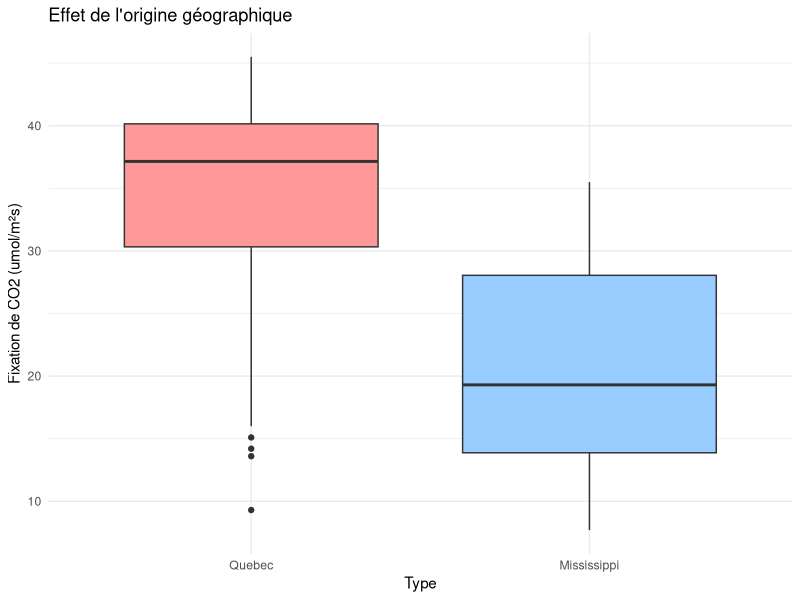
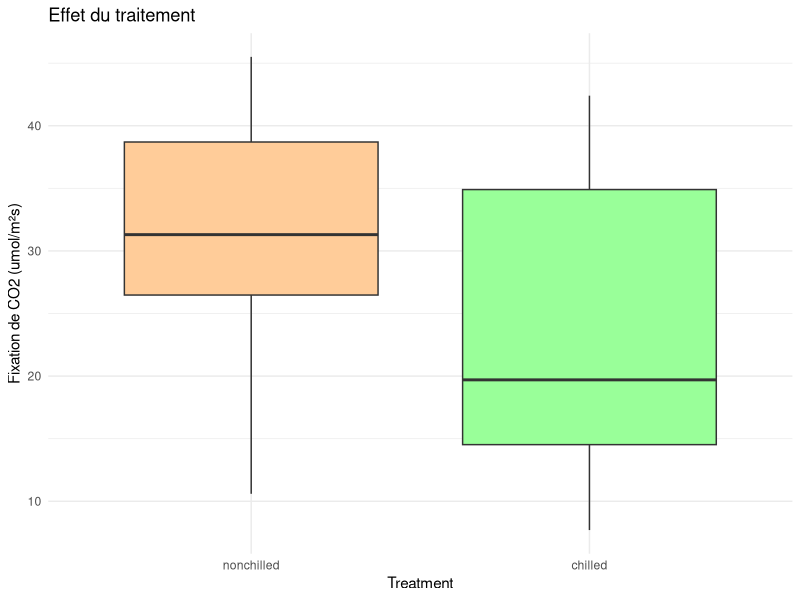
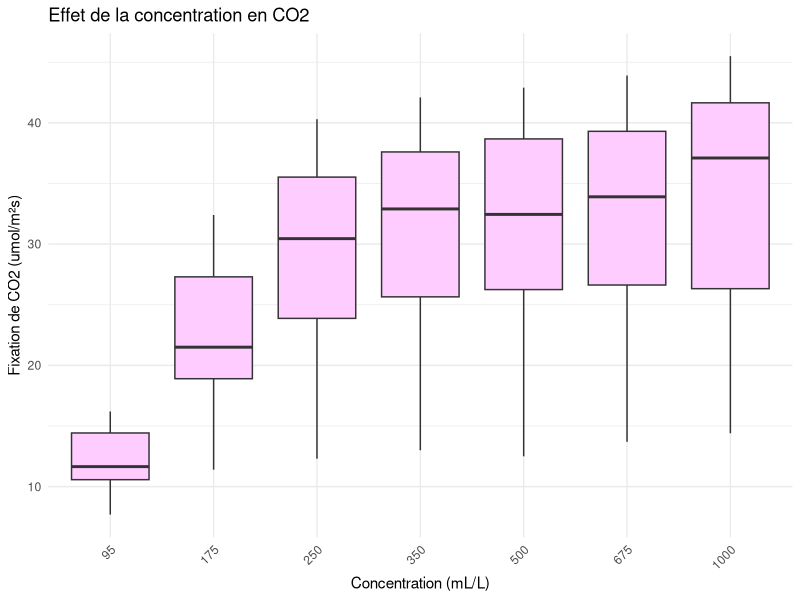
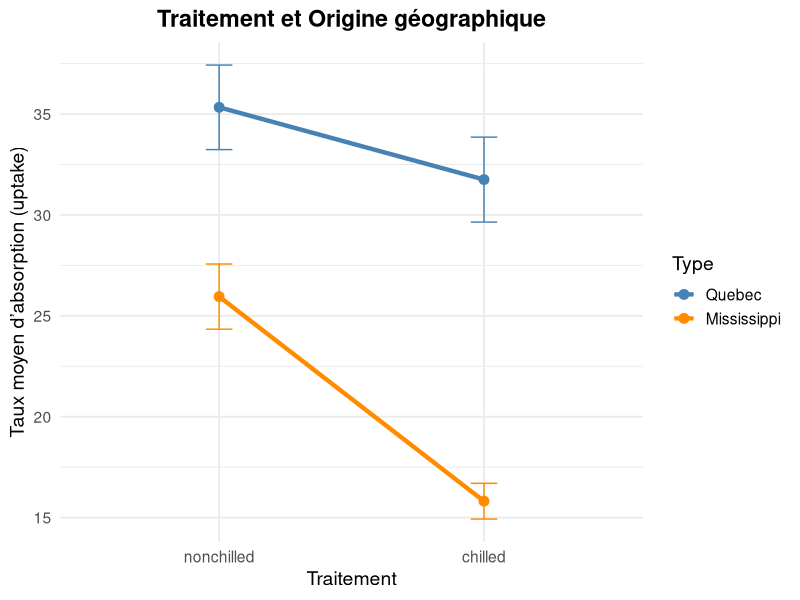
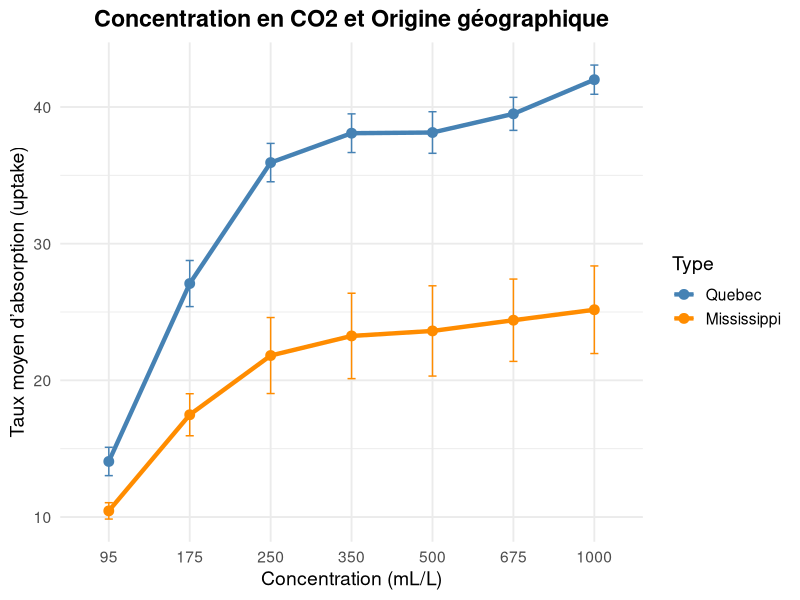
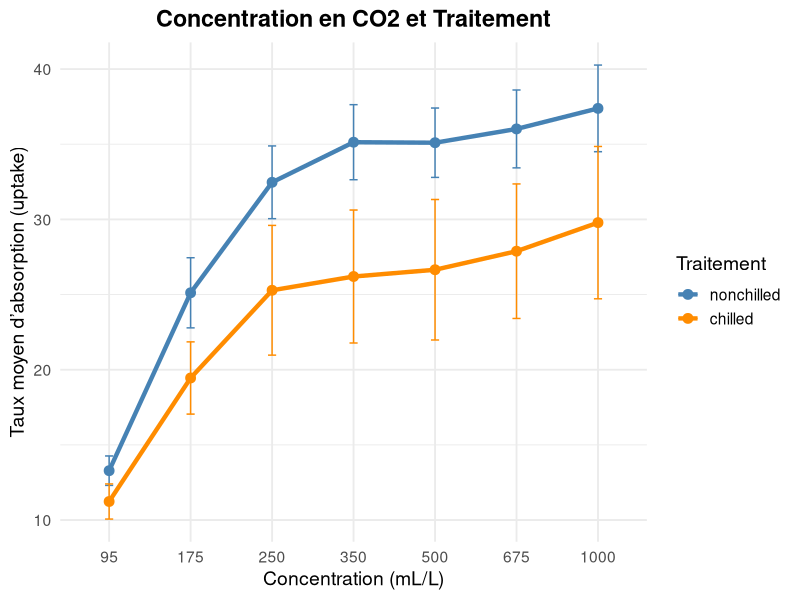
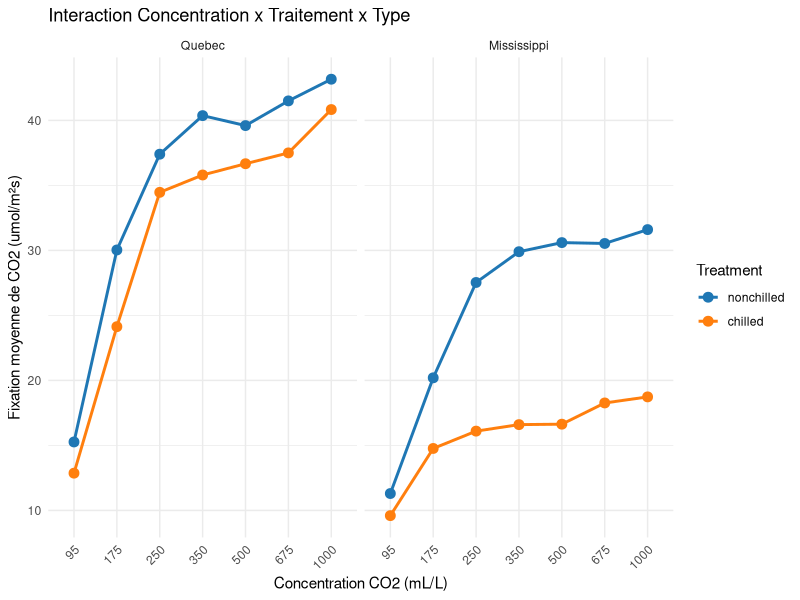
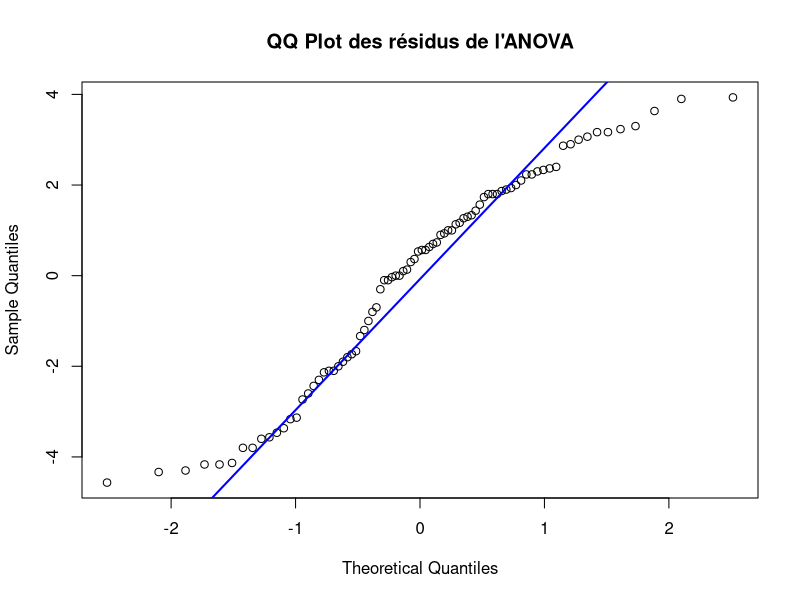

The R script that drew these images, in order:
## ---- chunk 1
knitr::opts_chunk$set(echo = TRUE)
## ---- chunk 2
# Définir le dossier de travail (remplacez par votre chemin)
setwd("P:/Master-SAV/SAV1/ANOVA/ANOVA-PROJ/ANOVA-PROJET_UPDATE/Nouveau dossier")

# Charger les packages nécessaires
#if (!require(ggplot2)) install.packages("ggplot2")
#if (!require(car)) install.packages("car")
#if (!require(emmeans)) install.packages("emmeans")
library(ggplot2)
library(car)
library(emmeans)
## ---- chunk 3
data(CO2)
df <- CO2

# Conversion en facteurs
df$Plant <- as.factor(df$Plant)
df$Type <- as.factor(df$Type)
df$Treatment <- as.factor(df$Treatment)
df$conc <- as.factor(df$conc)
## ---- chunk 4
ggplot(df, aes(x = Type, y = uptake)) + 
  geom_boxplot(fill = c("#FF9999", "#99CCFF")) +
  labs(title = "Effet de l'origine géographique",
       x = "Type", y = "Fixation de CO2 (umol/m²s)") +
  theme_minimal()
## ---- chunk 5
ggplot(df, aes(x = Treatment, y = uptake)) + 
  geom_boxplot(fill = c("#FFCC99", "#99FF99")) +
  labs(title = "Effet du traitement",
       x = "Treatment", y = "Fixation de CO2 (umol/m²s)") +
  theme_minimal()
## ---- chunk 6
ggplot(df, aes(x = conc, y = uptake)) +
  geom_boxplot(fill = "#FFCCFF") +
  labs(title = "Effet de la concentration en CO2",
       x = "Concentration (mL/L)", y = "Fixation de CO2 (umol/m²s)") +
  theme_minimal() +
  theme(axis.text.x = element_text(angle = 45, hjust = 1))
## ---- chunk 7
library(ggplot2)

ggplot(df, aes(x = Treatment, y = uptake, color = Type, group = Type)) +
  stat_summary(fun = mean, geom = "line", size = 1.5) +               # lignes lissées
  stat_summary(fun = mean, geom = "point", size = 3) +                # points moyens
  stat_summary(fun.data = mean_se, geom = "errorbar", width = 0.1) +  # barres d’erreur
  theme_minimal(base_size = 14) +
  labs(
    title = "Traitement et Origine géographique",
    x = "Traitement",
    y = "Taux moyen d’absorption (uptake)",
    color = "Type"
  ) +
  scale_color_manual(values = c("steelblue", "darkorange")) +
  theme(
    plot.title = element_text(hjust = 0.5, face = "bold"),
    legend.position = "right"
  )

## ---- chunk 8
library(ggplot2)

ggplot(df, aes(x = conc, y = uptake, color = Type, group = Type)) +
  stat_summary(fun = mean, geom = "line", size = 1.5) +               # lignes lissées
  stat_summary(fun = mean, geom = "point", size = 3) +                # points moyens
  stat_summary(fun.data = mean_se, geom = "errorbar", width = 0.1) +  # barres d’erreur
  theme_minimal(base_size = 14) +
  labs(
    title = "Concentration en CO2 et Origine géographique",
    x = "Concentration (mL/L)",
    y = "Taux moyen d’absorption (uptake)",
    color = "Type"
  ) +
  scale_color_manual(values = c("steelblue", "darkorange")) +
  theme(
    plot.title = element_text(hjust = 0.5, face = "bold"),
    legend.position = "right"
  )
## ---- chunk 9
library(ggplot2)

ggplot(df, aes(x = conc, y = uptake, color = Treatment, group = Treatment)) +
  stat_summary(fun = mean, geom = "line", size = 1.5) +               # lignes lissées
  stat_summary(fun = mean, geom = "point", size = 3) +                # points moyens
  stat_summary(fun.data = mean_se, geom = "errorbar", width = 0.1) +  # barres d’erreur
  theme_minimal(base_size = 14) +
  labs(
    title = "Concentration en CO2 et Traitement",
    x = "Concentration (mL/L)",
    y = "Taux moyen d’absorption (uptake)",
    color = "Traitement"
  ) +
  scale_color_manual(values = c("steelblue", "darkorange")) +
  theme(
    plot.title = element_text(hjust = 0.5, face = "bold"),
    legend.position = "right")
## ---- chunk 10
ggplot(df, aes(x = conc, y = uptake, color = Treatment, group = Treatment)) +
  stat_summary(fun = mean, geom = "line", size = 1) +
  stat_summary(fun = mean, geom = "point", size = 3) +
  facet_wrap(~Type) +
  labs(title = "Interaction Concentration x Traitement x Type",
       x = "Concentration CO2 (mL/L)", 
       y = "Fixation moyenne de CO2 (umol/m²s)") +
  theme_minimal() +
  scale_color_manual(values = c("nonchilled" = "#1F77B4", "chilled" = "#FF7F0E")) +
  theme(axis.text.x = element_text(angle = 45, hjust = 1))
## ---- chunk 11
levene_test <- leveneTest(uptake ~ Type*Treatment*conc, data = df)
levene_test
## ---- chunk 12
model <- aov(uptake ~ Type*Treatment*conc, data = df)
shapiro_test <- shapiro.test(residuals(model))
shapiro_test
## ---- chunk 13
qqnorm(residuals(model), main = "QQ Plot des résidus de l'ANOVA")
qqline(residuals(model), col = "blue", lwd = 2)
## ---- chunk 14
anova_results <- aov(uptake ~ Type*Treatment*conc, data = df)
anova_summary <- summary(anova_results)
anova_summary
## ---- chunk 15
em_trt <- emmeans(model, pairwise ~ Treatment, adjust = "tukey")
em_trt
## ---- chunk 16
em_type_trt <- emmeans(model, pairwise ~ Type | Treatment, adjust = "tukey")
em_type_trt
## ---- chunk 17
em_type_trc <- emmeans(model, pairwise ~ Type | conc, adjust = "tukey")
em_type_trc
## ---- chunk 18
emmip(model, Treatment ~ conc | Type, CIs = TRUE) +
  theme_minimal() +
  labs(
    title = "Moyennes marginales estimées", 
    y = "Fixation de CO2 prédite (umol/m^2.s)",  
    x = "Concentration CO2 (mL/L)"
  ) +
  theme(axis.text.x = element_text(angle = 45, hjust = 1))
